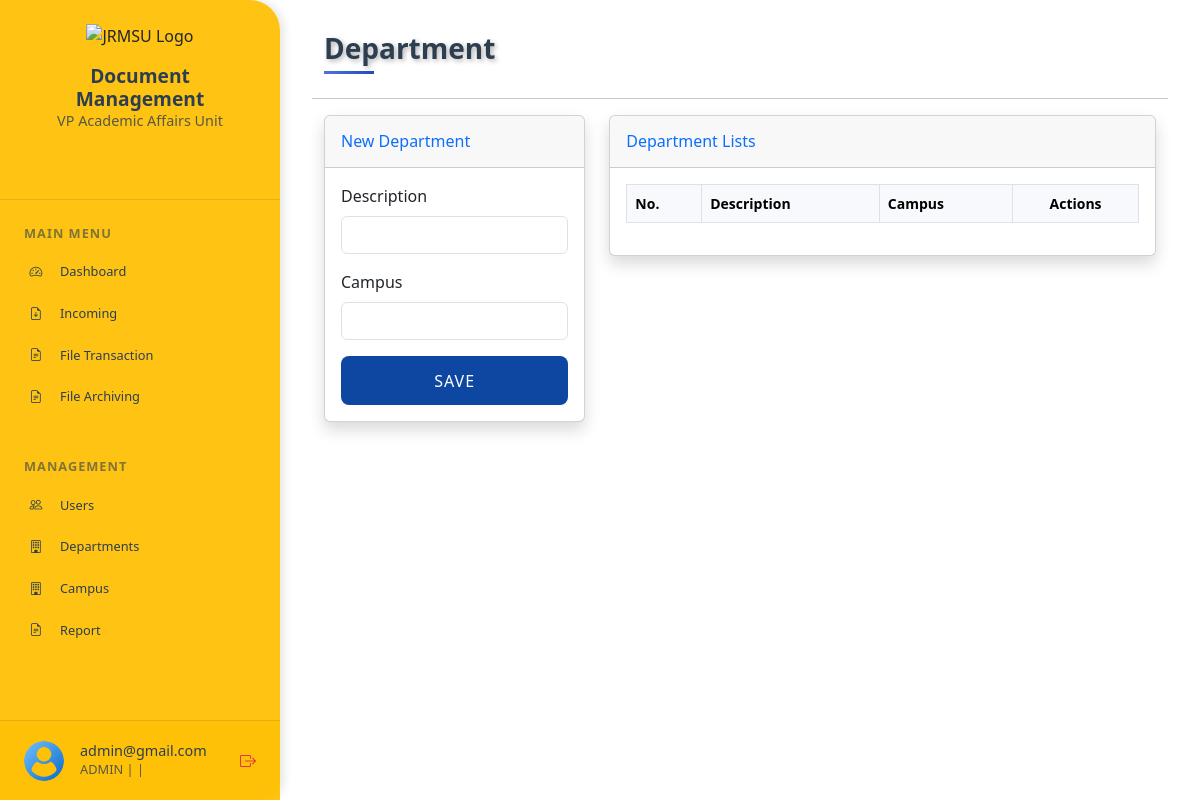
/user/department.php (signed in), run on an earlier commit of the app's database.
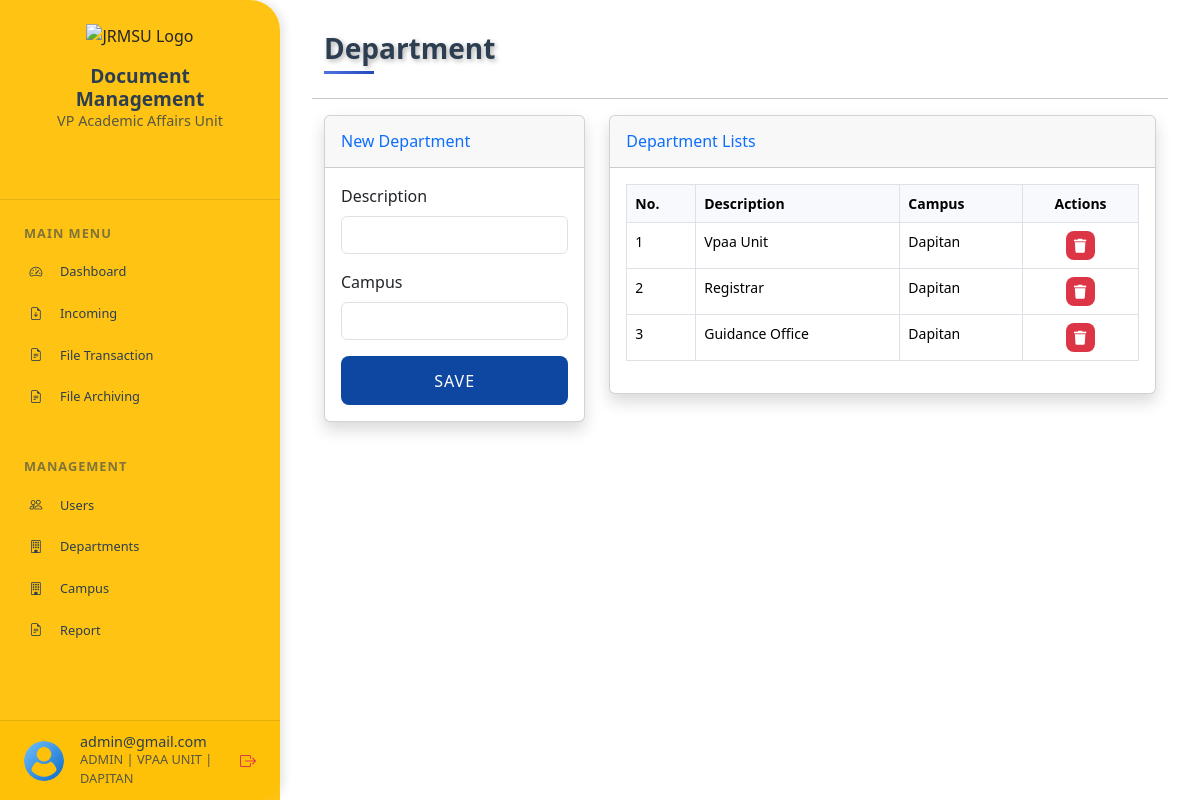
And on a later commit of the database.
### tables this page shows
CREATE TABLE `department`  (
  `Department_No` int NOT NULL AUTO_INCREMENT,
  `Department_Description` varchar(255) NULL DEFAULT NULL,
  `Campus` int NULL DEFAULT NULL,
  PRIMARY KEY (`Department_No`) USING BTREE
);

CREATE TABLE `campus`  (
  `Campus_No` int NOT NULL AUTO_INCREMENT,
  `Campus_Description` varchar(255) NULL DEFAULT NULL,
  PRIMARY KEY (`Campus_No`) USING BTREE
);

### connection/conn.php (called while the page is built, shortened)
<?php
class DatabaseConnector
{
    private $host = 'localhost';
    private $port = 3308;
    private $db = 'vpunit';
    private $user = 'codegehan';
    private $pass = '!@#Admin123*';
    private $charset = 'utf8mb4';
    public $pdo;
    private function connect()
    {
        $dsn = "mysql:host={$this->host};port={$this->port};dbname={$this->db};charset={$this->charset}";
        $options = [
            PDO::ATTR_ERRMODE            => PDO::ERRMODE_EXCEPTION,
            PDO::ATTR_DEFAULT_FETCH_MODE => PDO::FETCH_ASSOC,
            PDO::ATTR_EMULATE_PREPARES   => false,
        ];
        try {
            $this->pdo = new PDO($dsn, $this->user, $this->pass, $options);
        } catch (\PDOException $e) {
            throw new \PDOException($e->getMessage(), (int)$e->getCode());
        }
    }
    public function query($sql, $params = [])
    {
        $stmt = $this->pdo->prepare($sql);
        $stmt->execute($params);
        return $stmt;
    }
    public function fetchAll($sql, $params = [])
    {
        $stmt = $this->query($sql, $params);
        return $stmt->fetchAll();
    }
}

### user/department.php (the view, shortened to what the changed rows need)
<?php
include("header.php");
$fetchAllDepartmentLists = "SELECT *,campus.Campus_Description FROM department LEFT JOIN campus ON department.Campus = campus.Campus_No";
$departmentListsData = $db->fetchAll($fetchAllDepartmentLists);
?>
<div class="main-content p-3">
    <div class="container">
        <div class="row mb-4">
            <div class="col">
                <h2 class="h3 header-title" style="text-shadow: 2px 2px 5px rgba(0, 0, 0, 0.3);">
                    Department
                </h2>
            </div>
        </div>
    </div>
    <div class="row">
        <div class="col-xl-8 col-lg-5">
            <div class="card shadow mb-4">
                <div class="card-body">
                    <div class="table-responsive">
                        <table class="table table-bordered" id="departmentTable" style="font-size:14px;">
                            <thead>
                                <tr>
                                    <th>No.</th>
                                    <th>Description</th>
                                    <th>Campus</th>
                                    <th class="text-center">Actions</th>
                                </tr>
                            </thead>
                            <tbody>
                                <?php foreach ($departmentListsData as $row): ?>
                                    <tr>
                                        <td><?php echo htmlspecialchars($row['Department_No']); ?></td>
                                        <td><?php echo ucwords(htmlspecialchars($row['Department_Description'])); ?></td>
                                        <td><?php echo ucwords(htmlspecialchars($row['Campus_Description'])); ?></td>
                                        <td class="text-center">
                                            <form method="POST" style="display:inline;">
                                                <button type="submit" name="Delete_Department" class="btn btn-sm btn-danger" title="Delete" onclick="return confirm('Are you sure you want to delete department <?= htmlspecialchars($row['Department_No']); ?>?');">
                                                    <i class="fas fa-trash"></i>
                                                </button>
                                            </form>
                                        </td>
                                    </tr>
                                <?php endforeach; ?>
                            </tbody>
                        </table>
                    </div>
                </div>
            </div>
        </div>
    </div>
</div>
<?php include("footer.php");?>

### user/header.php (shortened to what the changed rows need)
<?php
include('../connection/conn.php');
$db = new DatabaseConnector();
?>
<!DOCTYPE html>
<html lang="en">
<head>
    <link href="https://cdn.jsdelivr.net/npm/bootstrap@5.3.3/dist/css/bootstrap.min.css" rel="stylesheet">
    <link rel="stylesheet" href="https://cdn.jsdelivr.net/npm/bootstrap-icons@1.11.3/font/bootstrap-icons.min.css">
    <link rel="stylesheet" href="https://cdnjs.cloudflare.com/ajax/libs/font-awesome/5.15.4/css/all.min.css">
    <link rel="stylesheet" href="https://cdn.datatables.net/2.1.8/css/dataTables.dataTables.css" />
    <link rel="stylesheet" href="../node_modules/toastr/build/toastr.min.css">
</head>
<body>
    <div class="sidebar">
        <div class="user-profile">
            <div class="user-info">
                <h6><?=$_SESSION['email']?></h6>
                <p><?=strtoupper($_SESSION['accounttype'])?> | <?=strtoupper($_SESSION['department'])?> | <?=strtoupper($_SESSION['campus'])?></p>
            </div>
        </div>
    </div>
</body>
</html>

What changed in the data, as far as the page shows it:
added department: Department_No "1", Department_Description "Vpaa Unit", campus.Campus_Description "Dapitan"
added department: Department_No "2", Department_Description "Registrar", campus.Campus_Description "Dapitan"
added department: Department_No "3", Department_Description "Guidance Office", campus.Campus_Description "Dapitan"
Also different on the page:
$_SESSION['department']: (not shown) → "VPAA UNIT"
$_SESSION['campus']: (not shown) → "DAPITAN"
